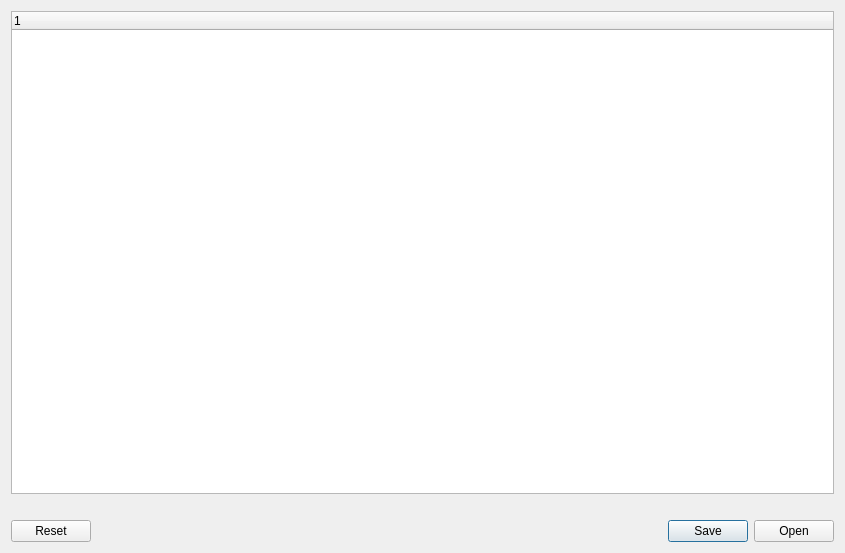
<?xml version="1.0" encoding="UTF-8"?>
<ui version="4.0">
 <class>DeviceUSBLogView</class>
 <widget class="QDialog" name="DeviceUSBLogView">
  <property name="geometry">
   <rect>
    <x>0</x>
    <y>0</y>
    <width>845</width>
    <height>553</height>
   </rect>
  </property>
  <property name="windowTitle">
   <string>USB Log</string>
  </property>
  <layout class="QVBoxLayout" name="verticalLayout">
   <item>
    <widget class="QTreeWidget" name="tree">
     <property name="headerHidden">
      <bool>false</bool>
     </property>
    </widget>
   </item>
   <item>
    <widget class="QLabel" name="status">
     <property name="text">
      <string/>
     </property>
    </widget>
   </item>
   <item>
    <widget class="QDialogButtonBox" name="buttonBox">
     <property name="orientation">
      <enum>Qt::Horizontal</enum>
     </property>
     <property name="standardButtons">
      <set>QDialogButtonBox::Open|QDialogButtonBox::Reset|QDialogButtonBox::Save</set>
     </property>
    </widget>
   </item>
  </layout>
 </widget>
 <resources/>
 <connections/>
</ui>
